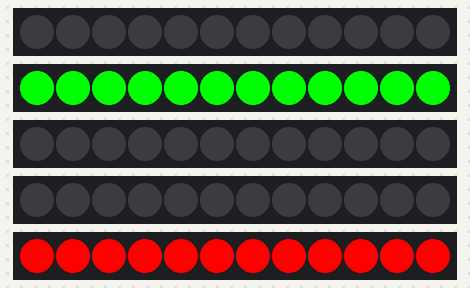
Simulated run of this sketch. Board: ESP8266 (NodeMCU). Parts: 5 × 12 RGB LEDs in strip order, left to right. WiFi joins after 1.5 s; servers stay silent unless stated; colours are those a GRB WS2812 strip shows for the declared byte order; what the sketch prints to the serial monitor is not drawn.

Above: at 0.1 s.
At 11.13 s:
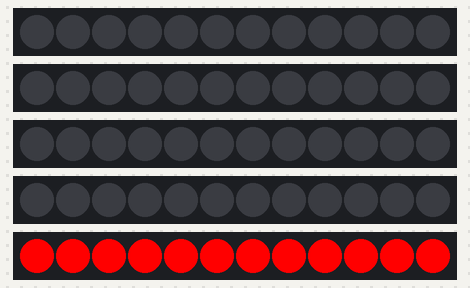
At 16.1 s:
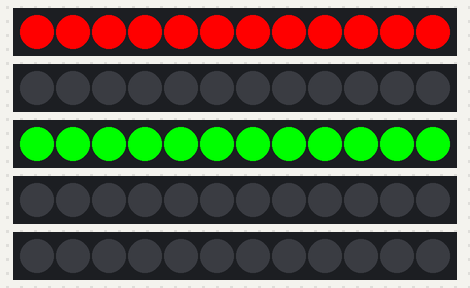
At 26.1 s:
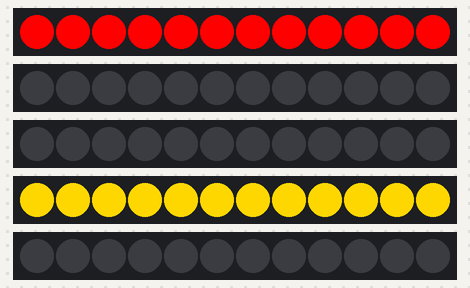

The sketch:

ESP8266_TrafficLight_OTA.ino
```cpp
#include <ESP8266WiFi.h>
#include <ESPAsyncTCP.h>
#include <ESPAsyncWebServer.h>
#include <AsyncElegantOTA.h>
#include <FastLED.h>

#define LED_PIN1   D0
#define LED_PIN2   D5
#define LED_PIN3   D6
#define LED_PIN4   D7
#define LED_PIN5   D8

#define NUM_LEDS  12

CRGB led1s[NUM_LEDS];
CRGB led2s[NUM_LEDS];
CRGB led3s[NUM_LEDS];
CRGB led4s[NUM_LEDS];
CRGB led5s[NUM_LEDS];

const char* ssid = "";
const char* password = "";

// Set AP credentials
#define AP_SSID "TLU"
#define AP_PASS "123456789"

AsyncWebServer server(80);

//燈號變換時間
unsigned long StartMillis;
unsigned long int time1 = 0;       // 行人綠燈 車行紅燈
unsigned long int time2 = 11;      // 行人閃燈 車行紅燈
unsigned long int time3 = 16;      // 行人紅燈 車行綠燈
unsigned long int time4 = 26;      // 行人紅燈 車行黃燈

//週期循環
int cycletime = 30;

//閃黃燈速度
int delaytime = 250;

void setup(void) {
  Serial.begin(115200);
  //WiFi.mode(WIFI_STA);
  WiFi.softAP(AP_SSID, AP_PASS);
  //WiFi.begin(ssid, password);
  Serial.println("");

  // Wait for connection
  /*while (WiFi.status() != WL_CONNECTED) {
    delay(500);
    Serial.print(".");
  }
  Serial.println("");
  Serial.print("Connected to ");
  Serial.println(ssid);
  Serial.print("IP address: ");
  Serial.println(WiFi.localIP());*/
  Serial.print("Connected! SoftAP IP address: ");
  Serial.println(WiFi.softAPIP());

  server.on("/", HTTP_GET, [](AsyncWebServerRequest * request) {
    request->send(200, "text/plain", "It's time to /update the code ");
  });

  AsyncElegantOTA.begin(&server);    // Start AsyncElegantOTA
  server.begin();
  Serial.println("HTTP server started");

  FastLED.addLeds<WS2812B, LED_PIN1, RGB>(led1s /*CRGB*/ , NUM_LEDS /*LEDNumber*/ );
  FastLED.addLeds<WS2812B, LED_PIN2, RGB>(led2s /*CRGB*/ , NUM_LEDS /*LEDNumber*/ );
  FastLED.addLeds<WS2812B, LED_PIN3, RGB>(led3s /*CRGB*/ , NUM_LEDS /*LEDNumber*/ );
  FastLED.addLeds<WS2812B, LED_PIN4, RGB>(led4s /*CRGB*/ , NUM_LEDS /*LEDNumber*/ );
  FastLED.addLeds<WS2812B, LED_PIN5, RGB>(led5s /*CRGB*/ , NUM_LEDS /*LEDNumber*/ );

  FastLED.clear();
  //行人紅燈1
  for (int i = 0; i < NUM_LEDS; i++) {
    led1s[i] = CRGB(0, 0, 0);
  }
  //行人綠燈2
  for (int i = 0; i < NUM_LEDS; i++) {
    led2s[i] = CRGB(0, 0, 0);
  }
  //車行人綠燈3
  for (int i = 0; i < NUM_LEDS; i++) {
    led3s[i] = CRGB(0, 0, 0);
  }
  //車行黃燈4
  for (int i = 0; i < NUM_LEDS; i++) {
    led4s[i] = CRGB(0, 0, 0);
  }
  //車行紅燈5
  for (int i = 0; i < NUM_LEDS; i++) {
    led5s[i] = CRGB(0, 0, 0);
  }
  FastLED.show();
  StartMillis = millis();
}

void loop(void) {
  //led1s[i] = CRGB(G, R, B);
  unsigned long currentMillis = (millis() - StartMillis) / 1000;
  //Serial.println(currentMillis);
  //delay(1000);

  //1行人綠燈車行紅燈
  if (currentMillis >= time1) {
    FastLED.clear();
    //行人綠燈2
    for (int i = 0; i < NUM_LEDS; i++) {
      led2s[i] = CRGB(255, 0, 0);
    }
    //車行紅燈5
    for (int i = 0; i < NUM_LEDS; i++) {
      led5s[i] = CRGB(0, 255, 0);
    }
    FastLED.show();
    time1 = currentMillis + cycletime;
    //Serial.print("TIME1:  ");
    //Serial.println(time1);
  }

  //2行人綠閃燈車行紅燈
  if (currentMillis >= time2) {
    for (int a = 1; a <= (time3 - time2) * 2; a++) {
      FastLED.clear();
      //行人綠燈2
      for (int i = 0; i < NUM_LEDS; i++) {
        led2s[i] = CRGB(0, 0, 0);
      }
      //車行紅燈5
      for (int i = 0; i < NUM_LEDS; i++) {
        led5s[i] = CRGB(0, 255, 0);
      }
      FastLED.show();
      delay(delaytime);
      FastLED.clear();
      //行人綠燈2
      for (int i = 0; i < NUM_LEDS; i++) {
        led2s[i] = CRGB(255, 0, 0);
      }
      //車行紅燈5
      for (int i = 0; i < NUM_LEDS; i++) {
        led5s[i] = CRGB(0, 255, 0);
      }
      FastLED.show();
      delay(delaytime);
    }
    time2 = currentMillis + cycletime;
    //Serial.print("TIME2:  ");
    //Serial.println(time2);
  }

  //3行人紅燈車行綠燈
  if (currentMillis >= time3) {
    FastLED.clear();
    //行人紅燈1
    for (int i = 0; i < NUM_LEDS; i++) {
      led1s[i] = CRGB(0, 255, 0);
    }
    //車行綠燈3
    for (int i = 0; i < NUM_LEDS; i++) {
      led3s[i] = CRGB(255, 0, 0);
    }
    FastLED.show();
    time3 = currentMillis + cycletime;
    //Serial.print("TIME3:  ");
    //Serial.println(time3);
  }

  //4行人紅燈車行黃燈
  if (currentMillis >= time4) {
    FastLED.clear();
    //行人紅燈1
    for (int i = 0; i < NUM_LEDS; i++) {
      led1s[i] = CRGB(0, 255, 0);
    }
    //車行黃燈4
    for (int i = 0; i < NUM_LEDS; i++) {
      led4s[i] = CRGB(215, 255, 0);
    }
    FastLED.show();
    time4 = currentMillis + cycletime;
    //Serial.print("TIME4:  ");
    //Serial.println(time4);
  }
}
```

Measured:
- by itself, everything shown: repeats every 30.0 s, in 23 steps
- what the display in image 2 shows lasts 10.0 s, from 16.0 s to 26.0 s
- what the display in image 3 shows lasts 4.0 s, from 26.0 s to 30.0 s
